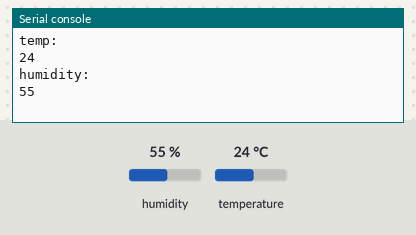
The program below on a simulated ESP32 board running MicroPython. Shown: the last lines printed to the serial console. The inputs (shaded band) are chosen by the test bench; at power-on: humidity 55 %, temperature 24 °C.

Above: at 1.2 s.
1.3 s: humidity set to 22 %
At 2.9 s:
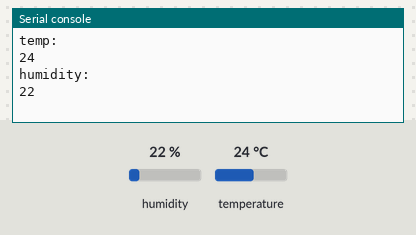
4.0 s: temperature set to 12 °C
6.7 s: humidity set to 40 %
At 8.8 s:
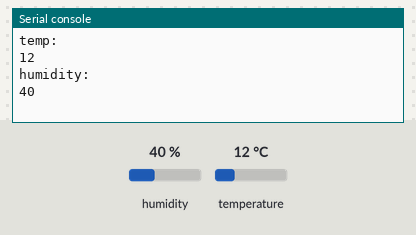
Timing chart, 0 to 10.3 s (numbered marks = the images above; inputs shaded):
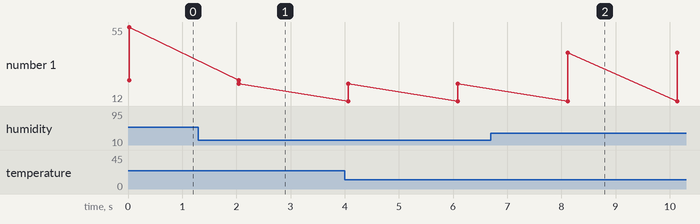

Measured:
- after the input at 1.3 s, the serial console: prints a new line after 0.75 s (image 1)
- after the input at 6.7 s, the serial console: prints a new line after 1.4 s (image 2)
- plotted number 1: 55 → 22 after the input at 1.3 s, 22 → 40 after the input at 6.7 s

The program:

temperature_test.py
```python
import utime
from machine import Pin
import dht#支持引脚 ESP32:GPIO0/2/4/5/16/17/18/19/21/22/23/25/26/27
from dht import DHT11   ###http://www.wtbing.cn/thread-35.htm 不用另外写dht11.py文件再导入，本身就有dht这个模块，yeah!!

d = DHT11(Pin(23))
def readTaHData():
    d.measure()
    t=d.temperature()
    h=d.humidity()
    print("temp:")
    print( t )

    print( "humidity:" )
    print( h )
    print()

while True:
    readTaHData()
    utime.sleep(2)
```
